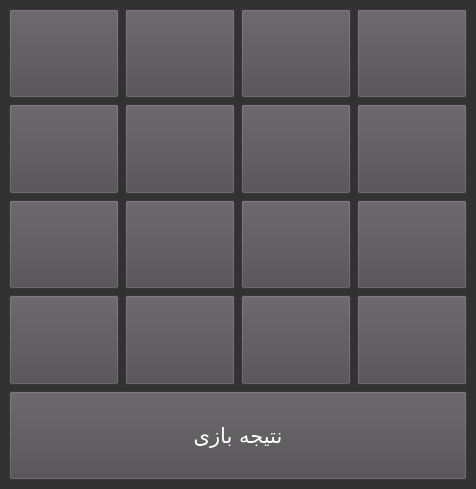
<?xml version="1.0" encoding="UTF-8"?>
<ui version="4.0">
 <class>ui_mainwindow</class>
 <widget class="QMainWindow" name="ui_mainwindow">
  <property name="geometry">
   <rect>
    <x>0</x>
    <y>0</y>
    <width>468</width>
    <height>489</height>
   </rect>
  </property>
  <property name="windowTitle">
   <string>Puzzle15</string>
  </property>
  <property name="styleSheet">
   <string notr="true">background-color: rgb(51, 50, 51);</string>
  </property>
  <widget class="QWidget" name="centralwidget">
   <layout class="QGridLayout" name="gridLayout">
    <item row="0" column="0">
     <widget class="QPushButton" name="btn_1">
      <property name="sizePolicy">
       <sizepolicy hsizetype="Minimum" vsizetype="Expanding">
        <horstretch>0</horstretch>
        <verstretch>0</verstretch>
       </sizepolicy>
      </property>
      <property name="font">
       <font>
        <family>B Yekan</family>
        <pointsize>32</pointsize>
       </font>
      </property>
      <property name="styleSheet">
       <string notr="true">background-color: rgb(78, 76, 78);
color: rgb(255, 255, 255);</string>
      </property>
      <property name="text">
       <string/>
      </property>
     </widget>
    </item>
    <item row="0" column="1">
     <widget class="QPushButton" name="btn_2">
      <property name="sizePolicy">
       <sizepolicy hsizetype="Minimum" vsizetype="Expanding">
        <horstretch>0</horstretch>
        <verstretch>0</verstretch>
       </sizepolicy>
      </property>
      <property name="font">
       <font>
        <family>B Yekan</family>
        <pointsize>32</pointsize>
       </font>
      </property>
      <property name="styleSheet">
       <string notr="true">background-color: rgb(78, 76, 78);
color: rgb(255, 255, 255);</string>
      </property>
      <property name="text">
       <string/>
      </property>
     </widget>
    </item>
    <item row="0" column="2">
     <widget class="QPushButton" name="btn_3">
      <property name="sizePolicy">
       <sizepolicy hsizetype="Minimum" vsizetype="Expanding">
        <horstretch>0</horstretch>
        <verstretch>0</verstretch>
       </sizepolicy>
      </property>
      <property name="font">
       <font>
        <family>B Yekan</family>
        <pointsize>32</pointsize>
       </font>
      </property>
      <property name="styleSheet">
       <string notr="true">background-color: rgb(78, 76, 78);
color: rgb(255, 255, 255);</string>
      </property>
      <property name="text">
       <string/>
      </property>
     </widget>
    </item>
    <item row="0" column="3">
     <widget class="QPushButton" name="btn_4">
      <property name="sizePolicy">
       <sizepolicy hsizetype="Minimum" vsizetype="Expanding">
        <horstretch>0</horstretch>
        <verstretch>0</verstretch>
       </sizepolicy>
      </property>
      <property name="font">
       <font>
        <family>B Yekan</family>
        <pointsize>32</pointsize>
       </font>
      </property>
      <property name="styleSheet">
       <string notr="true">background-color: rgb(78, 76, 78);
color: rgb(255, 255, 255);</string>
      </property>
      <property name="text">
       <string/>
      </property>
     </widget>
    </item>
    <item row="1" column="0">
     <widget class="QPushButton" name="btn_5">
      <property name="sizePolicy">
       <sizepolicy hsizetype="Minimum" vsizetype="Expanding">
        <horstretch>0</horstretch>
        <verstretch>0</verstretch>
       </sizepolicy>
      </property>
      <property name="font">
       <font>
        <family>B Yekan</family>
        <pointsize>32</pointsize>
       </font>
      </property>
      <property name="styleSheet">
       <string notr="true">background-color: rgb(78, 76, 78);
color: rgb(255, 255, 255);</string>
      </property>
      <property name="text">
       <string/>
      </property>
     </widget>
    </item>
    <item row="1" column="1">
     <widget class="QPushButton" name="btn_6">
      <property name="sizePolicy">
       <sizepolicy hsizetype="Minimum" vsizetype="Expanding">
        <horstretch>0</horstretch>
        <verstretch>0</verstretch>
       </sizepolicy>
      </property>
      <property name="font">
       <font>
        <family>B Yekan</family>
        <pointsize>32</pointsize>
       </font>
      </property>
      <property name="styleSheet">
       <string notr="true">background-color: rgb(78, 76, 78);
color: rgb(255, 255, 255);</string>
      </property>
      <property name="text">
       <string/>
      </property>
     </widget>
    </item>
    <item row="1" column="2">
     <widget class="QPushButton" name="btn_7">
      <property name="sizePolicy">
       <sizepolicy hsizetype="Minimum" vsizetype="Expanding">
        <horstretch>0</horstretch>
        <verstretch>0</verstretch>
       </sizepolicy>
      </property>
      <property name="font">
       <font>
        <family>B Yekan</family>
        <pointsize>32</pointsize>
       </font>
      </property>
      <property name="styleSheet">
       <string notr="true">background-color: rgb(78, 76, 78);
color: rgb(255, 255, 255);</string>
      </property>
      <property name="text">
       <string/>
      </property>
     </widget>
    </item>
    <item row="1" column="3">
     <widget class="QPushButton" name="btbn_8">
      <property name="sizePolicy">
       <sizepolicy hsizetype="Minimum" vsizetype="Expanding">
        <horstretch>0</horstretch>
        <verstretch>0</verstretch>
       </sizepolicy>
      </property>
      <property name="font">
       <font>
        <family>B Yekan</family>
        <pointsize>32</pointsize>
       </font>
      </property>
      <property name="styleSheet">
       <string notr="true">background-color: rgb(78, 76, 78);
color: rgb(255, 255, 255);</string>
      </property>
      <property name="text">
       <string/>
      </property>
     </widget>
    </item>
    <item row="2" column="0">
     <widget class="QPushButton" name="btn_9">
      <property name="sizePolicy">
       <sizepolicy hsizetype="Minimum" vsizetype="Expanding">
        <horstretch>0</horstretch>
        <verstretch>0</verstretch>
       </sizepolicy>
      </property>
      <property name="font">
       <font>
        <family>B Yekan</family>
        <pointsize>32</pointsize>
       </font>
      </property>
      <property name="styleSheet">
       <string notr="true">background-color: rgb(78, 76, 78);
color: rgb(255, 255, 255);</string>
      </property>
      <property name="text">
       <string/>
      </property>
     </widget>
    </item>
    <item row="2" column="1">
     <widget class="QPushButton" name="btn_10">
      <property name="sizePolicy">
       <sizepolicy hsizetype="Minimum" vsizetype="Expanding">
        <horstretch>0</horstretch>
        <verstretch>0</verstretch>
       </sizepolicy>
      </property>
      <property name="font">
       <font>
        <family>B Yekan</family>
        <pointsize>32</pointsize>
       </font>
      </property>
      <property name="styleSheet">
       <string notr="true">background-color: rgb(78, 76, 78);
color: rgb(255, 255, 255);</string>
      </property>
      <property name="text">
       <string/>
      </property>
     </widget>
    </item>
    <item row="2" column="2">
     <widget class="QPushButton" name="btn_11">
      <property name="sizePolicy">
       <sizepolicy hsizetype="Minimum" vsizetype="Expanding">
        <horstretch>0</horstretch>
        <verstretch>0</verstretch>
       </sizepolicy>
      </property>
      <property name="font">
       <font>
        <family>B Yekan</family>
        <pointsize>32</pointsize>
       </font>
      </property>
      <property name="styleSheet">
       <string notr="true">background-color: rgb(78, 76, 78);
color: rgb(255, 255, 255);</string>
      </property>
      <property name="text">
       <string/>
      </property>
     </widget>
    </item>
    <item row="2" column="3">
     <widget class="QPushButton" name="btn_12">
      <property name="sizePolicy">
       <sizepolicy hsizetype="Minimum" vsizetype="Expanding">
        <horstretch>0</horstretch>
        <verstretch>0</verstretch>
       </sizepolicy>
      </property>
      <property name="font">
       <font>
        <family>B Yekan</family>
        <pointsize>32</pointsize>
       </font>
      </property>
      <property name="styleSheet">
       <string notr="true">background-color: rgb(78, 76, 78);
color: rgb(255, 255, 255);</string>
      </property>
      <property name="text">
       <string/>
      </property>
     </widget>
    </item>
    <item row="3" column="0">
     <widget class="QPushButton" name="btn_13">
      <property name="sizePolicy">
       <sizepolicy hsizetype="Minimum" vsizetype="Expanding">
        <horstretch>0</horstretch>
        <verstretch>0</verstretch>
       </sizepolicy>
      </property>
      <property name="font">
       <font>
        <family>B Yekan</family>
        <pointsize>32</pointsize>
       </font>
      </property>
      <property name="styleSheet">
       <string notr="true">background-color: rgb(78, 76, 78);
color: rgb(255, 255, 255);</string>
      </property>
      <property name="text">
       <string/>
      </property>
     </widget>
    </item>
    <item row="3" column="1">
     <widget class="QPushButton" name="btn_14">
      <property name="sizePolicy">
       <sizepolicy hsizetype="Minimum" vsizetype="Expanding">
        <horstretch>0</horstretch>
        <verstretch>0</verstretch>
       </sizepolicy>
      </property>
      <property name="font">
       <font>
        <family>B Yekan</family>
        <pointsize>32</pointsize>
       </font>
      </property>
      <property name="styleSheet">
       <string notr="true">background-color: rgb(78, 76, 78);
color: rgb(255, 255, 255);</string>
      </property>
      <property name="text">
       <string/>
      </property>
     </widget>
    </item>
    <item row="3" column="2">
     <widget class="QPushButton" name="btn_15">
      <property name="sizePolicy">
       <sizepolicy hsizetype="Minimum" vsizetype="Expanding">
        <horstretch>0</horstretch>
        <verstretch>0</verstretch>
       </sizepolicy>
      </property>
      <property name="font">
       <font>
        <family>B Yekan</family>
        <pointsize>32</pointsize>
       </font>
      </property>
      <property name="styleSheet">
       <string notr="true">background-color: rgb(78, 76, 78);
color: rgb(255, 255, 255);</string>
      </property>
      <property name="text">
       <string/>
      </property>
     </widget>
    </item>
    <item row="3" column="3">
     <widget class="QPushButton" name="btn_16">
      <property name="sizePolicy">
       <sizepolicy hsizetype="Minimum" vsizetype="Expanding">
        <horstretch>0</horstretch>
        <verstretch>0</verstretch>
       </sizepolicy>
      </property>
      <property name="font">
       <font>
        <family>B Yekan</family>
        <pointsize>32</pointsize>
       </font>
      </property>
      <property name="styleSheet">
       <string notr="true">background-color: rgb(78, 76, 78);
color: rgb(255, 255, 255);</string>
      </property>
      <property name="text">
       <string/>
      </property>
     </widget>
    </item>
    <item row="4" column="0" colspan="4">
     <widget class="QPushButton" name="score">
      <property name="sizePolicy">
       <sizepolicy hsizetype="Minimum" vsizetype="Expanding">
        <horstretch>0</horstretch>
        <verstretch>0</verstretch>
       </sizepolicy>
      </property>
      <property name="font">
       <font>
        <family>B Yekan</family>
        <pointsize>16</pointsize>
       </font>
      </property>
      <property name="styleSheet">
       <string notr="true">background-color: rgb(78, 76, 78);
color: rgb(255, 255, 255);</string>
      </property>
      <property name="text">
       <string>نتیجه بازی</string>
      </property>
     </widget>
    </item>
   </layout>
  </widget>
 </widget>
 <resources>
  <include location="bg.qrc"/>
 </resources>
 <connections/>
</ui>
